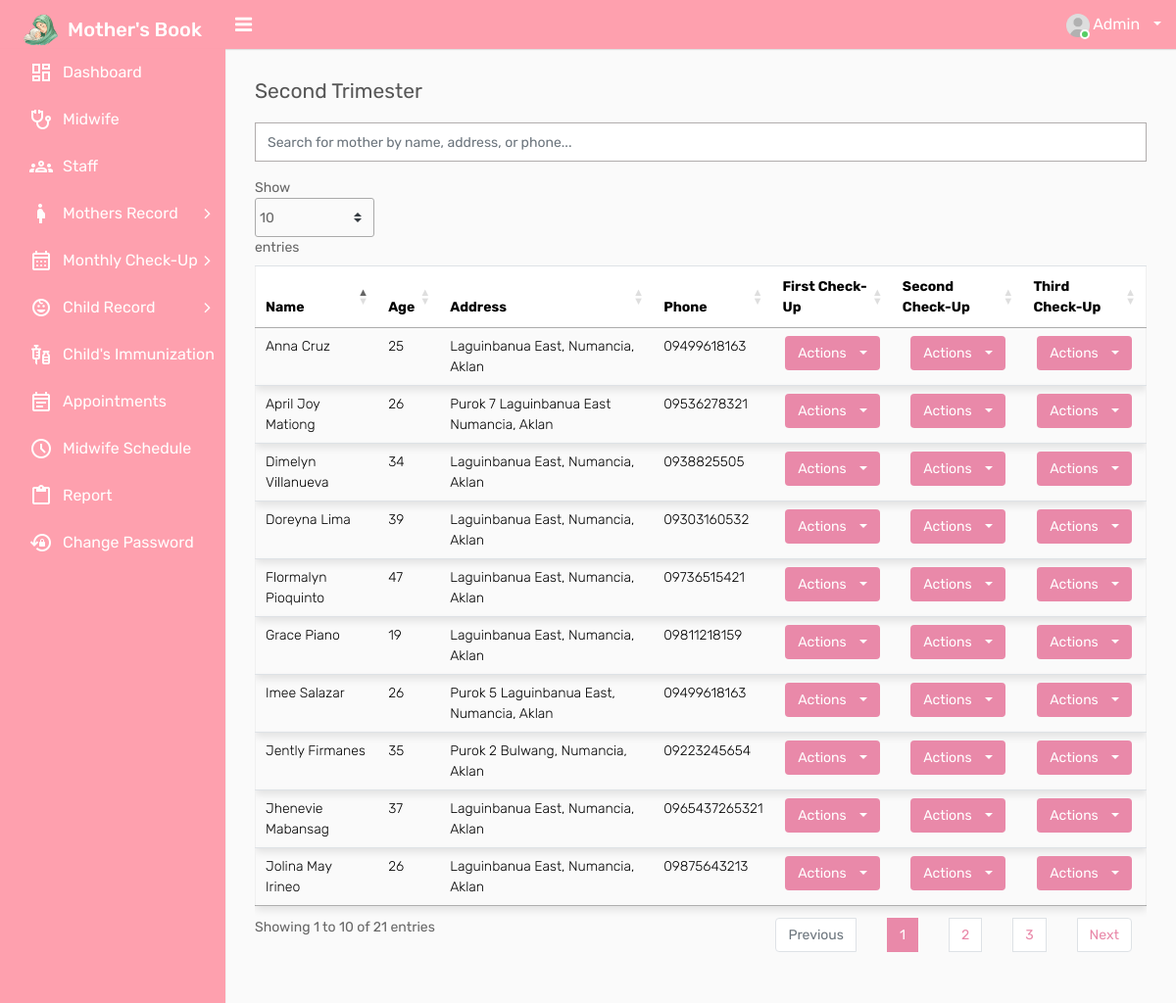
Screenshot of /login/system/head-second-trimester.php (signed in) with the database file from the repository.
### tables this page shows
CREATE TABLE `tbl_patients` (
  `id` int(11) NOT NULL,
  `m_first_name` varchar(250) DEFAULT NULL,
  `m_middle_name` varchar(250) DEFAULT NULL,
  `m_last_name` varchar(250) DEFAULT NULL,
  `m_phone` varchar(20) DEFAULT NULL,
  `m_landline` varchar(30) DEFAULT NULL,
  `m_dob` varchar(250) DEFAULT NULL,
  `m_type_blood` varchar(20) DEFAULT NULL,
  `m_occupation` varchar(250) DEFAULT NULL,
  `m_number` varchar(250) DEFAULT NULL,
  `dofcu` varchar(250) DEFAULT NULL,
  `m_age` varchar(10) DEFAULT NULL,
  `m_weight` varchar(20) NOT NULL,
  `m_height` varchar(20) DEFAULT NULL,
  `m_bmi` varchar(20) DEFAULT NULL,
  `m_dolp` varchar(250) DEFAULT NULL,
  `m_edod` varchar(250) DEFAULT NULL,
  `f_first_name` varchar(250) DEFAULT NULL,
  `f_middle_name` varchar(250) DEFAULT NULL,
  `f_last_name` varchar(250) DEFAULT NULL,
  `f_phone` varchar(20) DEFAULT NULL,
  `f_landline` varchar(30) DEFAULT NULL,
  `f_dob` varchar(250) DEFAULT NULL,
  `f_type_blood` varchar(20) DEFAULT NULL,
  `f_occupation` varchar(250) DEFAULT NULL,
  `children1` varchar(250) DEFAULT NULL,
  `children2` varchar(250) DEFAULT NULL,
  `children3` varchar(250) DEFAULT NULL,
  `dob1` varchar(250) DEFAULT NULL,
  `dob2` varchar(250) DEFAULT NULL,
  `dob3` varchar(250) DEFAULT NULL,
  `addr` varchar(250) DEFAULT NULL,
  `g_name` varchar(250) DEFAULT NULL,
  `g_rel` varchar(250) DEFAULT NULL,
  `g_phone` varchar(20) DEFAULT NULL,
  `g_dob` varchar(250) DEFAULT NULL,
  `patient_type` varchar(200) DEFAULT NULL,
  `stat` int(250) NOT NULL COMMENT '1=Active, 0=Inactive',
  `created_at` timestamp NOT NULL DEFAULT current_timestamp() ON UPDATE current_timestamp(),
  `m_pic` varchar(255) NOT NULL
);

### login/system/head-second-trimester.php (the view, shortened to what this page needs)
<?php
include('header.php');
include('includes/connection.php');
?>
<div class="page-wrapper">
    <div class="content">
        <div class="row">
            <div class="col-sm-4 col-3">
                <h4 class="page-title">Second Trimester</h4>
            </div>
        </div>
        <div class="row">
            <div class="col-sm-12 col-12">
                <input type="text" id="searchBar" class="form-control" placeholder="Search for mother by name, address, or phone..." onkeyup="searchTable()">
            </div>
        </div>
        <div class="table-responsive mt-3">
            <table id="patientsTable" class="datatable table table-stripped">
                <thead>
                    <tr>
                        <th>Name</th>
                        <th>Age</th>
                        <th>Address</th>
                        <th>Phone</th>
                        <th>First Check-Up</th>
                        <th>Second Check-Up</th>
                        <th>Third Check-Up</th>
                    </tr>
                </thead>
                <tbody>
                    <?php
                    $fetch_query = mysqli_query($connection, "
                    SELECT p.*, t.second_number
                    FROM tbl_patients p
                    LEFT JOIN tbl_second_trimester t ON p.m_number = t.second_m_number
                ");
                    while ($row = mysqli_fetch_assoc($fetch_query)) {
                        $dob = $row['m_dob'];
                        $date = str_replace('/', '-', $dob);
                        $dob = date('Y-m-d', strtotime($date));
                        $year = (date('Y') - date('Y', strtotime($dob)));
                    ?>
                        <tr>
                            <td><?php echo $row['m_first_name'] . " " . $row['m_last_name']; ?></td>
                            <td><?php echo $year;  ?></td>
                            <td><?php echo $row['addr']; ?></td>
                            <td><?php echo $row['m_phone']; ?></td>
                            <td class="text-center">
                                <div class="dropdown">
                                    <button class="btn btn-primary dropdown-toggle" type="button" id="dropdownFirstCheckup" data-toggle="dropdown" aria-haspopup="true" aria-expanded="false">
                                        Actions
                                    </button>
                                </div>
                            </td>
                            <td class="text-center">
                            <div class="dropdown">
                                    <button class="btn btn-primary dropdown-toggle" type="button" id="dropdownFirstCheckup" data-toggle="dropdown" aria-haspopup="true" aria-expanded="false">
                                        Actions
                                    </button>
                                </div>
                            </td>
                            <td class="text-center">
                                <div class="dropdown">
                                    <button class="btn btn-primary dropdown-toggle" type="button" id="dropdownThirdCheckup" data-toggle="dropdown" aria-haspopup="true" aria-expanded="false">
                                        Actions
                                    </button>
                                </div>
                            </td>
                        </tr>
                    <?php } ?>
                </tbody>
            </table>
        </div>
    </div>
</div>
<?php include('footer.php'); ?>

### rows the page displays
tbl_patients: m_first_name "Dimelyn", m_last_name "Villanueva", m_dob "34", addr "Laguinbanua East, Numancia, Aklan", m_phone "0938825505"
tbl_patients: m_first_name "April Joy", m_last_name "Mationg", m_dob "26", addr "Purok 7 Laguinbanua East Numancia, Aklan", m_phone "09536278321"
tbl_patients: m_first_name "Jolina May", m_last_name "Irineo", m_dob "26", addr "Laguinbanua East, Numancia, Aklan", m_phone "09875643213"
tbl_patients: m_first_name "Flormalyn", m_last_name "Pioquinto", m_dob "47", addr "Laguinbanua East, Numancia, Aklan", m_phone "09736515421"
tbl_patients: m_first_name "Grace", m_last_name "Piano", m_dob "19", addr "Laguinbanua East, Numancia, Aklan", m_phone "09811218159"
tbl_patients: m_first_name "Doreyna", m_last_name "Lima", m_dob "39", addr "Laguinbanua East, Numancia, Aklan", m_phone "09303160532"
tbl_patients: m_first_name "Jently", m_last_name "Firmanes", m_dob "35", addr "Purok 2 Bulwang, Numancia, Aklan", m_phone "09223245654"
tbl_patients: m_first_name "Jhenevie", m_last_name "Mabansag", m_dob "37", addr "Laguinbanua East, Numancia, Aklan", m_phone "0965437265321"
tbl_patients: m_first_name "Anna", m_last_name "Cruz", m_dob "25", addr "Laguinbanua East, Numancia, Aklan", m_phone "09499618163"
tbl_patients: m_first_name "Imee", m_last_name "Salazar", m_dob "26", addr "Purok 5 Laguinbanua East, Numancia, Aklan", m_phone "09499618163"
